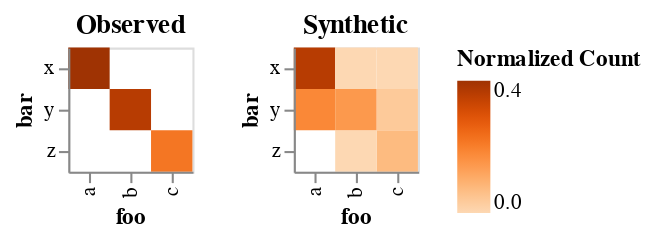

Notebook source saved alongside this figure:
### Code cell
# Create the 2D marginal plot
plot_marginal_2d(combined_df, "foo", "bar")

### Figure 1 — Vega specification as saved in the notebook (floating-point values rounded to 4 significant figures)
{"$schema": "https://vega.github.io/schema/vega/v5.json", "data": [{"name": "source_0"}, {"name": "data_0", "values": [{"Normalized frequency": 0.2333, "bar": "z", "foo": "c"}, {"Normalized frequency": 0.4, "bar": "x", "foo": "a"}, {"Normalized frequency": 0.3667, "bar": "y", "foo": "b"}]}, {"name": "data_1", "values": [{"Normalized frequency": 0.2, "bar": "y", "foo": "a"}, {"Normalized frequency": 0.3667, "bar": "x", "foo": "a"}, {"Normalized frequency": 0.1, "bar": "z", "foo": "c"}, {"Normalized frequency": 0.03333, "bar": "x", "foo": "b"}, {"Normalized frequency": 0.03333, "bar": "z", "foo": "b"}, {"Normalized frequency": 0.06667, "bar": "y", "foo": "c"}, {"Normalized frequency": 0.1667, "bar": "y", "foo": "b"}, {"Normalized frequency": 0.03333, "bar": "x", "foo": "c"}]}, {"name": "data_0_concat_0_x_domain_foo", "values": [{"foo": "c"}, {"foo": "a"}, {"foo": "b"}]}, {"name": "data_0_concat_0_y_domain_bar", "values": [{"bar": "z"}, {"bar": "x"}, {"bar": "y"}]}, {"name": "data_1_concat_1_x_domain_foo", "values": [{"foo": "a"}, {"foo": "c"}, {"foo": "b"}]}, {"name": "data_1_concat_1_y_domain_bar", "values": [{"bar": "y"}, {"bar": "x"}, {"bar": "z"}]}], "signals": [{"name": "concat_0_x_step", "value": 20}, {"name": "concat_0_width", "update": "bandspace(domain('concat_0_x').length, 0, 0) * concat_0_x_step"}, {"name": "concat_0_y_step", "value": 20}, {"name": "concat_0_height", "update": "bandspace(domain('concat_0_y').length, 0, 0) * concat_0_y_step"}, {"name": "concat_1_x_step", "value": 20}, {"name": "concat_1_width", "update": "bandspace(domain('concat_1_x').length, 0, 0) * concat_1_x_step"}, {"name": "concat_1_y_step", "value": 20}, {"name": "concat_1_height", "update": "bandspace(domain('concat_1_y').length, 0, 0) * concat_1_y_step"}], "marks": [{"type": "group", "name": "concat_0_group", "encode": {"update": {"width": {"signal": "concat_0_width"}, "height": {"signal": "concat_0_height"}}}, "marks": [{"type": "rect", "name": "concat_0_marks", "from": {"data": "data_0"}, "encode": {"update": {"tooltip": {"signal": "{\"foo\": isValid(datum[\"foo\"]) ? datum[\"foo\"] : \"\"+datum[\"foo\"], \"bar\": isValid(datum[\"bar\"]) ? datum[\"bar\"] : \"\"+datum[\"bar\"], \"Normalized frequency\": format(datum[\"Normalized frequency\"], \"\")}"}, "fill": {"field": "Normalized frequency", "scale": "color"}, "x": {"field": "foo", "scale": "concat_0_x"}, "width": {"signal": "max(0.25, bandwidth('concat_0_x'))"}, "y": {"field": "bar", "scale": "concat_0_y"}, "height": {"signal": "max(0.25, bandwidth('concat_0_y'))"}}}, "style": ["rect"]}], "axes": [{"scale": "concat_0_x", "labelBaseline": "middle", "labelAngle": 270, "zindex": 1, "title": "foo", "orient": "bottom", "grid": false, "labelAlign": "right"}, {"scale": "concat_0_y", "grid": false, "orient": "left", "zindex": 1, "title": "bar"}], "title": {"text": "Observed", "frame": "group"}, "style": "cell"}, {"type": "group", "name": "concat_1_group", "encode": {"update": {"width": {"signal": "concat_1_width"}, "height": {"signal": "concat_1_height"}}}, "marks": [{"type": "rect", "name": "concat_1_marks", "from": {"data": "data_1"}, "encode": {"update": {"width": {"signal": "max(0.25, bandwidth('concat_1_x'))"}, "y": {"field": "bar", "scale": "concat_1_y"}, "fill": {"field": "Normalized frequency", "scale": "color"}, "tooltip": {"signal": "{\"foo\": isValid(datum[\"foo\"]) ? datum[\"foo\"] : \"\"+datum[\"foo\"], \"bar\": isValid(datum[\"bar\"]) ? datum[\"bar\"] : \"\"+datum[\"bar\"], \"Normalized frequency\": format(datum[\"Normalized frequency\"], \"\")}"}, "x": {"field": "foo", "scale": "concat_1_x"}, "height": {"signal": "max(0.25, bandwidth('concat_1_y'))"}}}, "style": ["rect"]}], "axes": [{"scale": "concat_1_x", "labelAlign": "right", "labelBaseline": "middle", "zindex": 1, "title": "foo", "grid": false, "labelAngle": 270, "orient": "bottom"}, {"scale": "concat_1_y", "orient": "left", "grid": false, "zindex": 1, "title": "bar"}], "title": {"text": "Synthetic", "frame": "group"}, "style": "cell"}], "scales": [{"name": "color", "type": "linear", "domain": {"fields": [{"data": "data_0", "field": "Normalized frequency"}, {"data": "data_1", "field": "Normalized frequency"}]}, "range": {"scheme": "oranges"}, "zero": false, "interpolate": "hcl"}, {"name": "concat_0_x", "type": "band", "domain": {"data": "data_0_concat_0_x_domain_foo", "field": "foo", "sort": true}, "range": {"step": {"signal": "concat_0_x_step"}}, "paddingInner": 0, "paddingOuter": 0}, {"name": "concat_0_y", "type": "band", "domain": {"data": "data_0_concat_0_y_domain_bar", "field": "bar", "sort": true}, "range": {"step": {"signal": "concat_0_y_step"}}, "paddingInner": 0, "paddingOuter": 0}, {"name": "concat_1_x", "type": "band", "domain": {"data": "data_1_concat_1_x_domain_foo", "field": "foo", "sort": true}, "range": {"step": {"signal": "concat_1_x_step"}}, "paddingInner": 0, "paddingOuter": 0}, {"name": "concat_1_y", "type": "band", "domain": {"data": "data_1_concat_1_y_domain_bar", "field": "bar", "sort": true}, "range": {"step": {"signal": "concat_1_y_step"}}, "paddingOuter": 0, "paddingInner": 0}], "layout": {"padding": 20, "bounds": "full", "align": "each"}, "padding": 5, "background": "white", "legends": [{"title": "Normalized Count", "fill": "color", "gradientLength": {"signal": "clamp(concat_0_height, 64, 200)"}}]}
